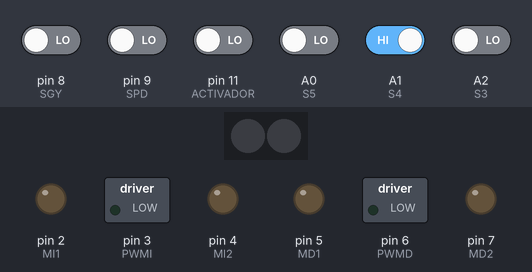
Simulated run of this sketch. Board: Arduino Uno, built with avr-gcc and run on an emulated ATmega328P. On the bench: 2 RGB LEDs in strip order, left to right, switched loads named in the sketch (green lamp = pin HIGH), output pins drawn as LEDs (lit = HIGH). Inputs (shaded band) come from the test bench; at power-on: A1 (S4) HIGH, A0 (S5), A2 (S3), pin 8 (SGY), pin 9 (SPD), pin 11 (ACTIVADOR) LOW. Dim RGB values are drawn brighter than linear.

Above: at 8.0 s.
8.1 s: pin 9 (SPD) driven HIGH
At 9.39 s:
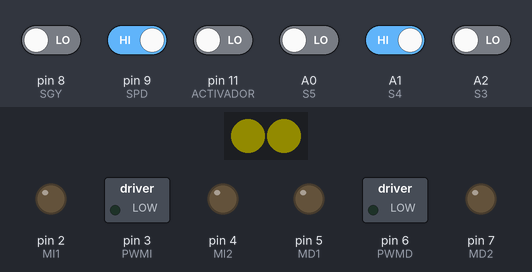
11.1 s: A1 (S4) driven LOW
At 13.8 s:
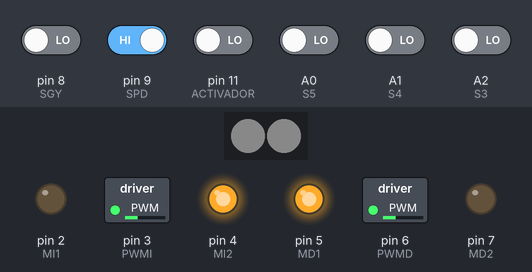
14.1 s: A1 (S4) driven HIGH
At 15.0 s:
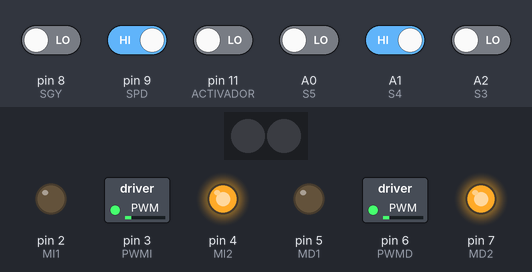
15.8 s: A0 (S5) driven HIGH
At 16.6 s:
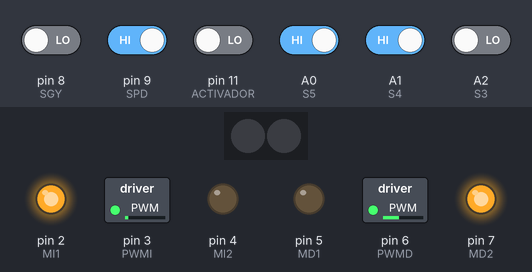
17.3 s: A2 (S3) driven HIGH
At 17.45 s:
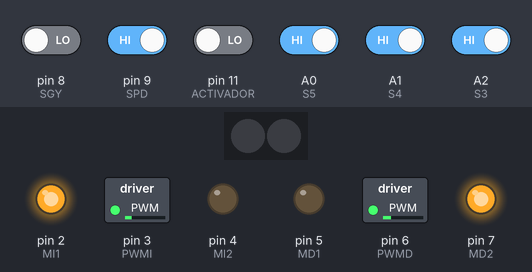
20.3 s: A0 (S5) driven LOW
Timing chart, 0 to 22.8 s (numbered marks = the images above; inputs shaded):
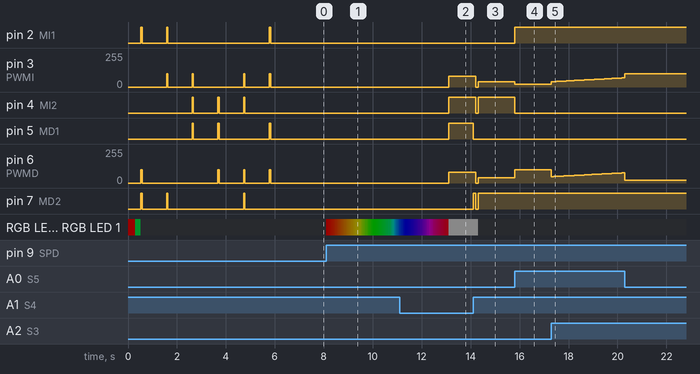

The sketch:

Ocelotl.ino
```cpp
#include <FastLED.h>
#define NUM_LEDS 2
#define DATA_PIN 10
CRGB leds[NUM_LEDS];
int i = 0;
byte sensores;
/////////////// SENSORES
#define S5 A0 // A0 14 -- SDER
#define S4 A1 // A1 15-- SFRONTAL
#define S3 A2 // A2 16-- SIZQ
#define S2 17 // A3 17--- LINEA IZQ
#define S1 18 // A4  18---- LINEA DER
////////////// MOTORES
#define MI1 2
#define PWMI 3
#define MI2 4
#define MD1 5
#define PWMD 6
#define MD2 7
/////////////// BOTONES
#define SGY 8
#define SPD 9
////////////// ACTIVADOR
#define ACTIVADOR 11  // MOSI
#define ACTIVADOR2 12 // MISO
#define X 10
#define E 50
int estrategia = 0;
int FD = 0;
int FI = 0;
int FC = 0;
int linea = 0;
int lineaizq = 0;
int atk = 0;
int atk2 = 40;
int esperacentro = 0;
byte FD_1 = 0, FI_1 = 0, FC_1 = 0, LINEA_1 = 0, LINEAIZQ_1 = 0;
int GI = 0, RI = 0, BI = 0;
int GD = 0, RD = 0, BD = 0;
bool START = false;
bool DER = true, IZQ = false, FRONT = true;

// leds[0].setRGB( 0, 0, 0);   //[1](R,G,B) --- led 0 es DER   COLORES RGB
// leds[1].setRGB( 0, 0, 0);   //[0](R,G,B) --- led 1 es IZQ   COLORES RGB

void setup(){
    estrategia = 0;
    /////////////////////// SENSORES,BOTONES Y ACTIVADOR COMO ENTRADA
    pinMode(S1, INPUT);
    pinMode(S2, INPUT);
    pinMode(S3, INPUT);
    pinMode(S4, INPUT);
    pinMode(S5, INPUT);
    pinMode(SGY, INPUT);
    pinMode(SPD, INPUT);
    pinMode(ACTIVADOR, INPUT);
    ///////////////////// PINES DE MOTOR COMO SALIDAS
    pinMode(MD1, OUTPUT);
    pinMode(MD2, OUTPUT);
    pinMode(MI1, OUTPUT);
    pinMode(MI2, OUTPUT);
    pinMode(PWMD, OUTPUT);
    pinMode(PWMI, OUTPUT);
    ////////////////////////  APGAMOS TODO INICIALMENTE
    digitalWrite(MD1, LOW);
    digitalWrite(MD2, LOW);
    digitalWrite(MI1, LOW);
    digitalWrite(MI2, LOW);
    FastLED.addLeds<NEOPIXEL, DATA_PIN>(leds, NUM_LEDS); // configuracion de leds RGB
    intro();                                             // secuencia de inicio de LEDS
    leds[0].setRGB(0, 0, 0);                             // APAGAMOS LOS LEDS
    leds[1].setRGB(0, 0, 0);
    test();
    delay(50);
}

void loop(){
    lecturas();
    switch (estrategia)
    {
    case 0: ///////////////////////////////////////////////////////////////////////// TEST

        switch (sensores){
        case B00000001: /// sensor DER
            GI = 0;
            RI = 0;
            BI = 0;
            GD = 30;
            RD = 0;
            BD = 0;
            break;

        case B00000010: /// sensor IZQ
            GI = 30;
            RI = 0;
            BI = 0;
            GD = 0;
            RD = 0;
            BD = 0;
            break;

        case B00000011: /// ambos
            GI = 30;
            RI = 0;
            BI = 0;
            GD = 30;
            RD = 0;
            BD = 0;
            break;

        case B00000000: /// ninguno

            GI = 0;
            RI = 0;
            BI = 0;
            GD = 0;
            RD = 0;
            BD = 0;
            break;
        }
        if (linea == 0){
            GI = 10;
            RI = 10;
            BI = 10;
            GD = 10;
            RD = 10;
            BD = 10;
        }

        leds[1].setRGB(RI, GI, BI); // IZQ
        leds[0].setRGB(RD, GD, BD); // DER

        break;
    case 1:                      ///////////////////////////////////////////////////////////////////////// ESTRATEGIA 0
        leds[1].setRGB(0, 0, 0); // IZQ
        leds[0].setRGB(0, 0, 0); // DER
        break;
    case 2:                      ///////////////////////////////////////////////////////////////////////// ESTRATEGIA 1
        leds[1].setRGB(0, 0, 0); // IZQ
        leds[0].setRGB(E, 0, 0); // DER
        break;
    case 3:                      ///////////////////////////////////////////////////////////////////////// ESTRATEGIA 2
        leds[1].setRGB(E, 0, 0); // IZQ
        leds[0].setRGB(0, 0, 0); // DER
        break;
    case 4:                      ///////////////////////////////////////////////////////////////////////// ESTRATEGIA 3
        leds[1].setRGB(0, 0, 0); // IZQ
        leds[0].setRGB(0, E, 0); // DER
        break;
    case 5:                      ///////////////////////////////////////////////////////////////////////// ESTRATEGIA 4
        leds[1].setRGB(0, E, 0); // IZQ
        leds[0].setRGB(0, 0, 0); // DER
        break;
    case 6:                      ///////////////////////////////////////////////////////////////////////// ESTRATEGIA 5
        leds[1].setRGB(0, 0, 0); // IZQ
        leds[0].setRGB(0, 0, E); // DER
        break;
    case 7:                      ///////////////////////////////////////////////////////////////////////// ESTRATEGIA 6
        leds[1].setRGB(0, 0, E); // IZQ
        leds[0].setRGB(0, 0, 0); // DER
        break;
    default:
        leds[0].setRGB(0, 0, 0); // APAGAMOS LOS LEDS
        leds[1].setRGB(0, 0, 0);
    }

    if (digitalRead(SGY) == HIGH){ // aumento de rutina
        estrategia++;
        delay(300);
    }

    if (estrategia > 7){
        estrategia = 0;
    }

    if (digitalRead(SPD) == HIGH){ // libre
        START = true;
        retardo5seg();
        rutina();
    }

    if ((digitalRead(ACTIVADOR) == HIGH)){ // ARRANQUE
        rutina();
    }

    FastLED.show();
    delayMicroseconds(100);
}

void rutina()
{
    switch (estrategia){
    case 0: // sin rutina
        DER = true;
        IZQ = false;
        search();
        break;
    case 1: // adelante
        DER = true;
        IZQ = false;
        adelante(40, 40, 10);
        adelante(70, 70, 10);
        adelante(80, 80, 20);
        adelante(100, 100, 10);
        adelante(120, 120, 10);
        adelante(150, 150, 10);
        adelante(180, 180, 10);
        paro(10);
        search();
        break;
    case 2:

        break;
    case 3:

        break;
    case 4:

        break;
    case 5:

        break;
    case 6:

        break;
    case 7:

        break;
    }
}

void lecturas(){
    FD = digitalRead(S5);
    FI = digitalRead(S3);
    linea = digitalRead(S4);

    if (linea == 0){
        LINEA_1 = 0B00000100;
    }
    else{
        LINEA_1 = 0B00000000;
    }

    if (FD == 1){
        FD_1 = 0B00000001;
    }
    else{
        FD_1 = 0B00000000;
    }

    if (FI == 1){
        FI_1 = 0B00000010;
    }
    else{
        FI_1 = 0B00000000;
    }

    sensores = FD_1 + FI_1;
}

void search(){
    atk2 = 40;
    atk = 0;
    do{
        lecturas();
        switch (sensores){
        case B00000001: /// sensor DER
            DER = true;
            IZQ = false;
            GI = 0;
            RI = 0;
            BI = 0;
            GD = X;
            RD = 0;
            BD = 0;
            adelante(20, 100, 1);
            break;

        case B00000010: /// sensor IZQ
            DER = false;
            IZQ = true;
            GI = X;
            RI = 0;
            BI = 0;
            GD = 0;
            RD = 0;
            BD = 0;
            adelante(100, 20, 1);
            break;

        case B0000011: ///  TODOS LOS SENSORES
            DER = false;
            IZQ = true;
            atk++;
            if (atk > 40){
                atk2++;
                atk = 0;
            }
            if (atk2 > 240){
                atk2 = 50;
            }
            adelante(atk2, atk2 + 8, 2);

            break;

        default: /// ninguno
            GI = 0;
            RI = 0;
            BI = 0;
            GD = 0;
            RD = 0;
            BD = 0;
            FastLED.show();

            if ((DER == false) && (IZQ == true)){
                izquierda(40, 40, 1);
            }
            else if ((DER == true) && (IZQ == false)){
                derecha(40, 40, 1);
            }
        }
        if (linea == 0){
            GI = 10;
            RI = 10;
            BI = 10;
            GD = 10;
            RD = 10;
            BD = 10;
            leds[1].setRGB(RI, GI, BI); // IZQ
            leds[0].setRGB(RD, GD, BD); // DER
            FastLED.show();

            do{
                atras(80, 80, 1);
            } while (digitalRead(S4) == 0);
            atras(80, 80, 10);

            if (digitalRead(S3) == 0){
                if (DER == 1){
                    derecha(80, 80, 105);
                }
                else{
                    izquierda(80, 80, 110);
                }
                paro(100);
            }
            GI = 0;
            RI = 0;
            BI = 0;
            GD = 0;
            RD = 0;
            BD = 0;
            leds[1].setRGB(RI, GI, BI); // IZQ
            leds[0].setRGB(RD, GD, BD); // DER
            FastLED.show();
        }
        FastLED.show();
        delayMicroseconds(100);

    } while ((digitalRead(ACTIVADOR) == HIGH) || (START == true));
    paro(1);
    intro();
}

void test(){
    adelante(0, 100, 50);
    paro(1000);
    adelante(100, 0, 50);
    paro(1000);
    atras(100, 0, 50);
    paro(1000);
    atras(0, 100, 50);
    paro(1000);
    derecha(100, 100, 50);
    paro(1000);
    izquierda(100, 100, 50);
    paro(1000);
}

void adelante(int PWM2, int PWM1, int T){
    digitalWrite(MD2, HIGH);
    digitalWrite(MD1, LOW);
    analogWrite(PWMD, PWM1);
    digitalWrite(MI1, HIGH);
    digitalWrite(MI2, LOW);
    analogWrite(PWMI, PWM2);
    delay(T);
}

void atras(int PWM2, int PWM1, int T){
    digitalWrite(MD2, LOW);
    digitalWrite(MD1, HIGH);
    analogWrite(PWMD, PWM1);
    digitalWrite(MI1, LOW);
    digitalWrite(MI2, HIGH);
    analogWrite(PWMI, PWM2);
    delay(T);
}

void izquierda(int PWM2, int PWM1, int T){
    digitalWrite(MD2, 0);
    digitalWrite(MD1, 1);
    analogWrite(PWMD, PWM1);
    digitalWrite(MI1, 1);
    digitalWrite(MI2, 0);
    analogWrite(PWMI, PWM2);
    delay(T);
}

void derecha(int PWM2, int PWM1, int T){
    digitalWrite(MD2, 1);
    digitalWrite(MD1, 0);
    analogWrite(PWMD, PWM1);
    digitalWrite(MI1, 0);
    digitalWrite(MI2, 1);
    analogWrite(PWMI, PWM2);
    delay(T);
}

void paro(int T){
    digitalWrite(MD1, LOW);
    digitalWrite(MD2, LOW);
    analogWrite(PWMD, 0);
    digitalWrite(MI1, LOW);
    digitalWrite(MI2, LOW);
    analogWrite(PWMI, 0);
    delay(T);
}

void freno(int T){
    digitalWrite(MD1, 1);
    digitalWrite(MD2, 1);
    analogWrite(PWMD, 150);
    digitalWrite(MI1, 1);
    digitalWrite(MI2, 1);
    analogWrite(PWMI, 150);
    delay(T);
}

void intro(){
    while (i < 200)
    {
        leds[0] = CHSV(i, 255, 80);
        leds[1] = CHSV(i, 255, 80);
        FastLED.show();
        delay(1);
        i++;
    }
    i = 0;
    leds[0] = CRGB::Black;
    leds[1] = CRGB::Black;
    FastLED.show();
    delay(20);
}

void retardo5seg(){
    while (i < 246)
    {
        leds[0] = CHSV(i, 255, 80);
        leds[1] = CHSV(i, 255, 80);
        FastLED.show();
        delay(20);
        i++;
    }
    i = 0;
    leds[0] = CRGB::Black;
    leds[1] = CRGB::Black;
    FastLED.show();
    delay(20);
}
```

Measured:
- after the input at 11.1 s, pin 3 (PWMI), pin 6 (PWMD): 0/255 → 80/255 after 2.0 s; pin 5 (MD1): LOW → HIGH after 2.0 s; pin 7 (MD2): stays LOW (without the input it goes to HIGH after 2.0 s)
- after the input at 14.1 s, pin 3 (PWMI), pin 6 (PWMD): 80/255 → 0/255 after 0.12 s, → 40/255 0.11 s later; pin 4 (MI2): HIGH → LOW after 0.12 s, → HIGH 0.11 s later; pin 5 (MD1): HIGH → LOW at once; pin 7 (MD2): LOW → HIGH at once, → LOW 0.11 s later, → HIGH 0.11 s later; RGB LED 0, RGB LED 1: RGB(10, 10, 10) → off after 0.22 s
- after the input at 15.8 s, pin 2 (MI1): LOW → HIGH at once; pin 3 (PWMI): 40/255 → 20/255 at once; pin 4 (MI2): HIGH → LOW at once; pin 6 (PWMD): 40/255 → 100/255 at once
- after the input at 17.3 s, pin 3 (PWMI): moves from 20/255 to 69/255 over 3.0 s, starting at once; pin 6 (PWMD): 100/255 → 48/255 at once, → 49/255 0.10 s later, → 50/255 0.10 s later, → 51/255 0.10 s later, … (30 changes in this stretch)
